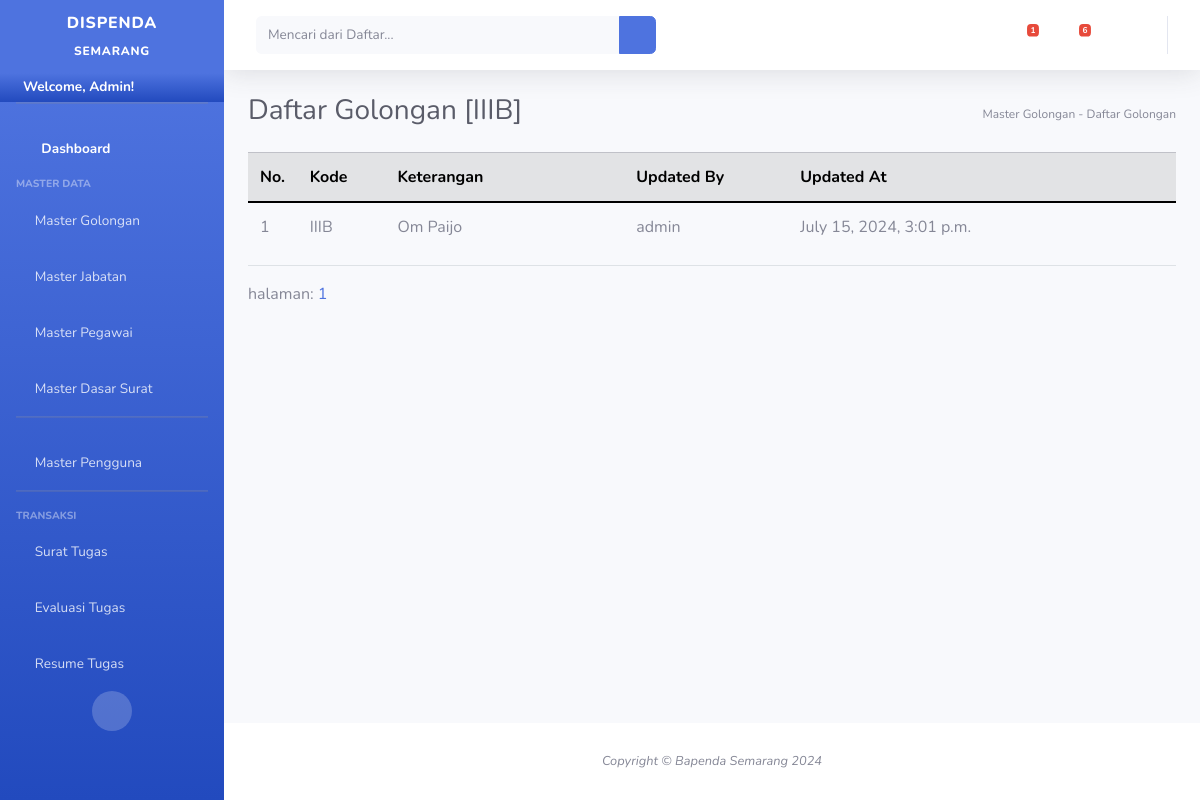
The app's page /master/gol/dis/IIIB (signed in) with its own data.
### surat_tugas/models.py (models this page shows, shortened)
class Pengguna(AbstractUser):
    updatedAt = models.DateTimeField(auto_now_add=True,null=True)
    updatedBy = models.CharField(max_length=20,null=True,blank=True)
    is_edit = models.BooleanField(default=False)
    is_delete = models.BooleanField(default=False)
    is_create = models.BooleanField(default=True)
    email = models.CharField(max_length=100,blank=True,null=True,unique=True)

class MasterGolongan(models.Model):
    kode_golongan = models.CharField(max_length=10,primary_key=True,unique=True,blank=True,default="")
    keterangan = models.CharField(max_length=50)
    updatedAt = models.DateTimeField(auto_now_add=True,null=True)
    updatedBy = models.CharField(max_length=20,blank=True,null=True)
    is_update = models.BooleanField(default=False,blank=True,null=True)

### cms/views.py (the view)
# urls.py: path('master/gol/dis/<str:id>',displayGolonganID,name='displayGolonganID'),
def displayGolonganID(request,id):
	if(request.user.is_authenticated != True):
		return HttpResponseRedirect('/auth/')
	try:
		page=request.GET['page']
	except:
		page=1
	if page==None:
		page=1
	listGolongan = MasterGolongan.objects.all().filter(Q(kode_golongan__icontains=id) | Q(keterangan__icontains=id)).order_by('-updatedAt')
	p=Paginator(listGolongan,5)
	try:
		halaman = p.page(page)
	except:
		halaman = p.page(1)
	context={
		'lists':halaman,
		'paginator':p,
		'menuname':'Daftar Golongan  [' + str(id).upper() + "]",
		'pathway':'Master Golongan - Daftar Golongan',
		'username':request.user.username,
		'mywebsite': '/master/gol/dis/',
		'pending_surat':getPendingSurat(),
		'pending_lhe':getPendingLHE()
	}
	return render(request,'master/display_golongan.html',context)

### cms/views.py (called while the page is built)
def getPendingSurat():
	return TrxSuratTugas.objects.all().filter(submit=False)

def getPendingLHE():
	return headerLHE.objects.all().filter(submit=False)

### surat_tugas/models.py (called while the page is built)
    def __str__(self):
        return self.nomor_surat

### templates/master/display_golongan.html (shortened to what this page needs)
{% extends 'base.html'%}
{% load static %}
{% block contents%}
<div style="text-wrap: wrap; overflow-x: scroll;">
<table class="table  table-hover">
    <thead class="table-secondary">
        <th style="width:50px">No.</th>
        <th style="width:100px">Kode</th>
        <th style="width:300px">Keterangan</th>
        <th style="width:200px">Updated By</th>
        <th style="width:300px">Updated At</th>
        <th style="width:200px"></th>
    </thead>
    {% for list in lists%}
    <tr>
        <td>{{forloop.counter}}</td>
        <td>{{list.kode_golongan}}</td>
        <td>{{list.keterangan}}</td>
        <td>{{list.updatedBy}}</td>
        <td>{{list.updatedAt}}</td>
        <td>
            <a class="btn" data-toggle="modal" id="edit{{list.kode_golongan}}" data-bs-keterangan="{{list.keterangan}}" onclick="editGolongan('{{list.kode_golongan}}')"><i class="fa fa-user-edit"></i></a>
            <a class="btn" data-toggle="modal" id="del{{list.kode_golongan}}" data-bs-keterangan="{{list.keterangan}}" onclick="deleteGolongan('{{list.kode_golongan}}')"><i class="fa fa-trash"></i></a>
        </td>
    </tr>
    {% endfor%}
</table>
</div>
<div>
    halaman:
    {% for hal in paginator.page_range%}
        <a class="button" href="{% url 'displayGolongan'%}?page={{hal}}">{{hal}}</a>
    {% endfor %}
</div>
{% endblock%}

### templates/base.html (shortened to what this page needs)
{% load static %}
<!DOCTYPE html>
<html lang="en">
<head>
    <link href="https://cdn.jsdelivr.net/npm/bootstrap@5.0.2/dist/css/bootstrap.min.css" rel="stylesheet">
    <link href="{% static 'vendor/fontawesome-free/css/all.min.css'%}" rel="stylesheet" type="text/css">
    <link href="{% static 'css/sb-admin-2.min.css' %}" rel="stylesheet">
</head>
<body id="page-top">
    <div id="wrapper">
        <ul class="navbar-nav bg-gradient-primary sidebar sidebar-dark accordion" id="accordionSidebar">
            <a class="sidebar-brand d-flex align-items-center justify-content-center" href="index.html">
                <div class="sidebar-brand-text mx-3">DISPENDA <sub>SEMARANG</sub></div>
            </a>
            <li class="nav-item ">
                <a class="bg-gradient-primary fw-bold  p-1 nav-link collapsed text-white" href="#" data-toggle="collapse" data-target="#profile"
                    aria-expanded="true" aria-controls="collapseTwo">
                    <i class="fa fa-user-circle"></i>
                    <span class="text-black">Welcome, {{user.username|title}}!</span>
                </a>
            </li>
            <hr class="sidebar-divider">
            <li class="nav-item active">
                <a class="nav-link" href="/">
                    <i class="fas fa-fw fa-tachometer-alt"></i>
                    <span>Dashboard</span></a>
            </li>
            <div class="sidebar-heading">
                Master Data
            </div>
            <li class="nav-item">
                <a class="nav-link collapsed" href="#" data-toggle="collapse" data-target="#golongan"
                    aria-expanded="true" aria-controls="collapseTwo">
                    <i class="fa fa-circle"></i>
                    <span>Master Golongan</span>
                </a>
            </li>
            <li class="nav-item">
                <a class="nav-link collapsed" href="#" data-toggle="collapse" data-target="#jabatan"
                    aria-expanded="true" aria-controls="collapseTwo">
                    <i class="fa fa-dot-circle"></i>
                    <span>Master Jabatan</span>
                </a>
            </li>
            <li class="nav-item">
                <a class="nav-link collapsed" href="#" data-toggle="collapse" data-target="#pegawai"
                    aria-expanded="true" aria-controls="collapseTwo">
                    <i class="fa fa-user-plus"></i>
                    <span>Master Pegawai</span>
                </a>
            </li>
            <li class="nav-item">
                <a class="nav-link collapsed" href="#" data-toggle="collapse" data-target="#dasarsurat"
                    aria-expanded="true" aria-controls="collapseTwo">
                    <i class="fa fa-newspaper"></i>
                    <span>Master Dasar Surat</span>
                </a>
            </li>
            <hr class="sidebar-divider">
            {% if user.is_superuser%}
            <li class="nav-item">
                <a class="nav-link collapsed" href="#" data-toggle="collapse" data-target="#pengguna"
                    aria-expanded="true" aria-controls="collapseTwo">
                    <i class="fa fa-users"></i>
                    <span>Master Pengguna</span>
                </a>
            </li>
            {%endif%}
            <hr class="sidebar-divider">
            <div class="sidebar-heading">
                Transaksi
            </div>
            <li class="nav-item">
                <a class="nav-link collapsed" href="#" data-toggle="collapse" data-target="#suratTugas"
                    aria-expanded="true" aria-controls="collapseTwo">
                    <i class="fa fa-envelope"></i>
                    <span>Surat Tugas</span>
                </a>
            </li>
            <li class="nav-item">
                <a class="nav-link collapsed" href="#" data-toggle="collapse" data-target="#evaluasiTugas"
                    aria-expanded="true" aria-controls="collapseTwo">
                    <i class="fa fa-file"></i>
                    <span>Evaluasi Tugas</span>
                </a>
            </li>
            <li class="nav-item">
                <a class="nav-link collapsed" href="#" data-toggle="collapse" data-target="#laporanTugas"
                    aria-expanded="true" aria-controls="collapseTwo">
                    <i class="fa fa-file-archive"></i>
                    <span>Resume Tugas</span>
                </a>
            </li>
            <div class="text-center d-none d-md-inline">
                <button class="rounded-circle border-0" id="sidebarToggle"></button>
            </div>
        </ul>
        <div id="content-wrapper" class="d-flex flex-column">
            <div id="content">
                <nav class="navbar navbar-expand navbar-light bg-white topbar mb-4 static-top shadow">
                    {% if mywebsite is not None %}
                    <form
                        class="d-none d-sm-inline-block form-inline mr-auto ml-md-3 my-2 my-md-0 mw-100 navbar-search">
                        <div class="input-group">
                            <input type="text" class="form-control bg-light border-0 small" placeholder="Mencari dari Daftar..."
                                aria-label="Search" aria-describedby="basic-addon2" id="coba">
                            <div class="input-group-append">
                                <button class="btn btn-primary" type="button" onclick="cobaya()">
                                    <i class="fas fa-search fa-sm"></i>
                                </button>
                            </div>
                        </div>
                    </form>
                    {% endif %}
                    <ul class="navbar-nav ml-auto">
                        <li class="nav-item dropdown no-arrow mx-1">
                            <a class="nav-link dropdown-toggle" href="#" id="messagesDropdown" role="button"
                                data-toggle="dropdown" aria-haspopup="true" aria-expanded="false">
                                <i class="fas fa-envelope fa-fw"></i>
                                {% if pending_surat.count > 0 %}
                                <span class="badge badge-danger badge-counter">{{pending_surat.count}}</span>
                                {% endif %}
                            </a>
                        </li>
                        <li class="nav-item dropdown no-arrow mx-1">
                            <a class="nav-link dropdown-toggle" href="#" id="messagesDropdown" role="button"
                                data-toggle="dropdown" aria-haspopup="true" aria-expanded="false">
                                <i class="fas fa-file fa-fw"></i>
                                {% if pending_lhe.count > 0 %}
                                <span class="badge badge-danger badge-counter">{{pending_lhe.count}}</span>
                                {% endif %}
                            </a>
                        </li>
                        <li class="nav-item dropdown no-arrow mx-1">
                            <a class="nav-link dropdown-toggle" href="#" id="messagesDropdown" role="button"
                                data-toggle="dropdown" aria-haspopup="true" aria-expanded="false">
                                <i class="fas fa-file-archive fa-fw"></i>
                            </a>
                        </li>
                    </ul>
                </nav>
                <div class="container-fluid">
                    <div class="d-sm-flex align-items-center justify-content-between mb-4">
                        <h1 class="h3 mb-0 text-gray-800">{{menuname}}</h1><sub>{{pathway}}</sub>
                    </div>
                    {% block contents%}
                    {% endblock %}
                </div>
            </div>
            <footer class="sticky-footer bg-white">
                <div class="container my-auto">
                    <div class="copyright text-center my-auto">
                        {% now "Y" as current_year %}
                        <span><i>Copyright &copy; Bapenda Semarang {% if current_year != '2024' %}2024-{%now "Y"%} {% else %}2024 {%endif%}</i></span>
                    </div>
                </div>
            </footer>
        </div>
    </div>
</body>
</html>

### records on screen
Pengguna: username "Admin"
MasterGolongan: kode_golongan "IIIB", keterangan "Om Paijo", updatedBy "admin", updatedAt "July 15, 2024, 3:01 p.m."

### other values on screen
{{ pending_surat.count }} "1"
{{ pending_lhe.count }} "6"
{{ menuname }} "Daftar Golongan [IIIB]"
{{ pathway }} "Master Golongan - Daftar Golongan"
{{ hal }} "1"
